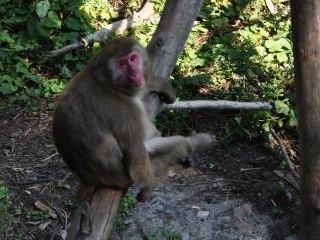
//> input picture images/baboon01.jpg, 320 x 240 px
$ ./finder   (built with g++ and OpenCV 4)
//> lines starting //> are read from the running program, lines starting //| are printed output that depends on the picture; after the words box and inside, x2 and y2 are one past the last pixel; in counts of white or black regions, pixels touching at a corner belong together
### Chapter04/colorhistogram.h
// [17 lines of licence text are left out]

#if !defined COLHISTOGRAM
#define COLHISTOGRAM

#include <opencv2\core\core.hpp>
#include <opencv2\imgproc\imgproc.hpp>

class ColorHistogram {

  private:

    int histSize[3];        // size of each dimension
	float hranges[2];       // range of values (same for the 3 dimensions)
    const float* ranges[3]; // array of ranges for each dimension
    int channels[3];        // channel to be considered

  public:

	ColorHistogram() {

		// Prepare default arguments for a color histogram
		// each dimension has equal size and range
		histSize[0]= histSize[1]= histSize[2]= 256;
		hranges[0]= 0.0;    // BRG range from 0 to 256
		hranges[1]= 256.0;
		ranges[0]= hranges; // in this class,
		ranges[1]= hranges; // all channels have the same range
		ranges[2]= hranges;
		channels[0]= 0;		// the three channels: B
		channels[1]= 1;     // G
		channels[2]= 2;     // R
	}

	// set histogram size for each dimension
	// [59 lines left out: functions setSize, getHistogram, getSparseHistogram, not called in this run]

	// Computes the 1D Hue histogram.
	// BGR source image is converted to HSV
	// Pixels with low saturation are ignored
	cv::Mat getHueHistogram(const cv::Mat &image,
                             int minSaturation=0) {

		cv::Mat hist;

		// Convert to HSV colour space
		cv::Mat hsv;
		cv::cvtColor(image, hsv, CV_BGR2HSV);

		// Mask to be used (or not)
		cv::Mat mask;
		// creating the mask if required
		if (minSaturation>0) {

			// Spliting the 3 channels into 3 images
			std::vector<cv::Mat> v;
			cv::split(hsv,v);

			// Mask out the low saturated pixels
			cv::threshold(v[1],mask,minSaturation,255,
                                 cv::THRESH_BINARY);
		}

		// Prepare arguments for a 1D hue histogram
		hranges[0]= 0.0;    // range is from 0 to 180
		hranges[1]= 180.0;
		channels[0]= 0;    // the hue channel

		// Compute histogram
		cv::calcHist(&hsv,
			1,			// histogram of 1 image only
			channels,	// the channel used
			mask,		// binary mask
			hist,		// the resulting histogram
			1,			// it is a 1D histogram
			histSize,	// number of bins
			ranges		// pixel value range
		);

		return hist;
	}

	// Computes the 2D ab histogram.
	// BGR source image is converted to Lab
	// [27 lines left out: function getabHistogram, not called in this run]
};


#endif

### Chapter04/contentFinder.h
// [17 lines of licence text are left out]

#if !defined OFINDER
#define OFINDER

#include <opencv2\core\core.hpp>
#include <opencv2\imgproc\imgproc.hpp>

class ContentFinder {

  private:

	// histogram parameters
	float hranges[2];
    const float* ranges[3];
    int channels[3];

	float threshold;           // decision threshold
	cv::Mat histogram;         // histogram can be sparse
	cv::SparseMat shistogram;  // or not
	bool isSparse;

  public:

	ContentFinder() : threshold(0.1f), isSparse(false) {

		// in this class,
		// all channels have the same range
		ranges[0]= hranges;
		ranges[1]= hranges;
		ranges[2]= hranges;
	}

	// Sets the threshold on histogram values [0,1]
	void setThreshold(float t) {

		threshold= t;
	}

	// Gets the threshold
	// [4 lines left out: function getThreshold, not called in this run]

	// Sets the reference histogram
	void setHistogram(const cv::Mat& h) {

		isSparse= false;
		cv::normalize(h,histogram,1.0);
	}

	// Sets the reference histogram
	// [20 lines left out: functions setHistogram, find, not called in this run]

	// Finds the pixels belonging to the histogram
	cv::Mat find(const cv::Mat& image, float minValue, float maxValue, int *channels) {

		cv::Mat result;

		hranges[0]= minValue;
		hranges[1]= maxValue;

		if (isSparse) { // call the right function based on histogram type

		   for (int i=0; i<shistogram.dims(); i++)
			  this->channels[i]= channels[i];

		   cv::calcBackProject(&image,
                      1,            // we only use one image at a time
                      channels,     // vector specifying what histogram dimensions belong to what image channels
                      shistogram,   // the histogram we are using
                      result,       // the resulting back projection image
                      ranges,       // the range of values, for each dimension
                      255.0         // the scaling factor is chosen such that a histogram value of 1 maps to 255
		   );

		} else {

		   for (int i=0; i<histogram.dims; i++)
			  this->channels[i]= channels[i];

		   cv::calcBackProject(&image,
                      1,            // we only use one image at a time
                      channels,     // vector specifying what histogram dimensions belong to what image channels
                      histogram,    // the histogram we are using
                      result,       // the resulting back projection image
                      ranges,       // the range of values, for each dimension
                      255.0         // the scaling factor is chosen such that a histogram value of 1 maps to 255
		   );
		}

        // Threshold back projection to obtain a binary image
		if (threshold>0.0)
			cv::threshold(result, result, 255.0*threshold, 255.0, cv::THRESH_BINARY);

		return result;
	}

};


#endif

### Chapter04/finder.cpp
// [17 lines of licence text are left out]

#include <iostream>
#include <vector>
using namespace std;

#include <opencv2/core/core.hpp>
#include <opencv2/highgui/highgui.hpp>
#include <opencv2/video/tracking.hpp>

#include "contentFinder.h"
#include "colorhistogram.h"

int main()
{
	// Read reference image
	cv::Mat image= cv::imread("baboon01.jpg");
//> image is the input picture: 240 rows x 320 cols, CV_8UC3; mean B, G, R 58.4, 69.5, 66.5
	if (!image.data)
		return 0;

	// initial window position
	cv::Rect rect(110, 45, 35, 45);
	cv::rectangle(image, rect, cv::Scalar(0, 0, 255));
//> image: 240 rows x 320 cols, CV_8UC3; 0.2% of pixels changed, all inside (x1, y1, x2, y2) = (110, 45, 145, 90)

	// Baboon's face ROI
	cv::Mat imageROI = image(rect);

	cv::namedWindow("Image 1");
	cv::imshow("Image 1",image);

	// Get the Hue histogram of the Baboon's face
	int minSat=65;
	ColorHistogram hc;
	cv::Mat colorhist= hc.getHueHistogram(imageROI,minSat);
//> in getHueHistogram, `cv::cvtColor(image, hsv, CV_BGR2HSV);`: hsv: 45 rows x 35 cols, CV_8UC3; mean H, S, V 100.2, 82.7, 93.7
//> in getHueHistogram, `cv::threshold(v[1],mask,minSaturation,255, cv::THRESH_BINARY);`:
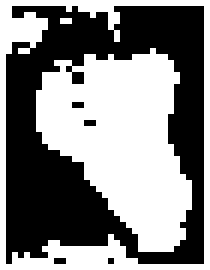
//> mask: 45 rows x 35 cols, CV_8UC1 (shown 6 times larger); 51.5% white; 5 black regions (4 under 20 px), largest, box (x1, y1, x2, y2) and area: (1, 1, 34, 44) 757
//> in getHueHistogram, `cv::calcHist(&hsv, 1, channels, mask, hist, 1, histSize, ranges );`: hist = 256 values, max 164 at index 0, min 0 at index 1, mean 3.17
//> colorhist has the same summary as hist in getHueHistogram

	ContentFinder finder;
	finder.setHistogram(colorhist);
//> in setHistogram, `cv::normalize(h,histogram,1.0);`: histogram = 256 values, max 0.683 at index 0, min 0 at index 1, mean 0.0132
	finder.setThreshold(0.2f);

	// Convert to HSV space (just for display)
	cv::Mat hsv;
	cv::cvtColor(image, hsv, CV_BGR2HSV);
//> hsv: 240 rows x 320 cols, CV_8UC3; mean H, S, V 62.3, 62.2, 73.3

	// Split the image
	vector<cv::Mat> v;
	cv::split(hsv,v);
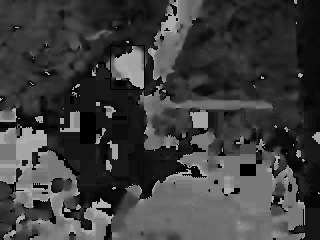
//> v[0]: 240 rows x 320 cols, CV_8UC1; min 0, max 179, mean 62.3
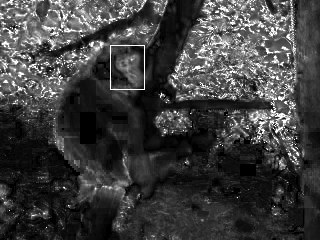
//> v[1]: 240 rows x 320 cols, CV_8UC1; min 0, max 255, mean 62.2
//> v[2]: 240 rows x 320 cols, CV_8UC1

	// Eliminate pixels with low saturation
	cv::threshold(v[1],v[1],minSat,255,cv::THRESH_BINARY);
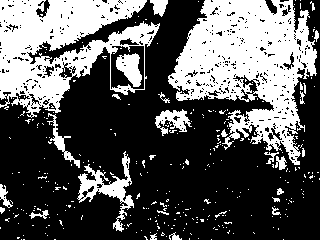
//> v[1]: 240 rows x 320 cols, CV_8UC1; 35.4% white; 320 white regions (293 under 20 px), largest, box (x1, y1, x2, y2) and area: (168, 0, 317, 165) 12892, (0, 0, 160, 118) 9840, (77, 151, 134, 232) 1240
	cv::namedWindow("Saturation mask");
	cv::imshow("Saturation mask",v[1]);

	//--------------
	// Second image
	image= cv::imread("baboon02.jpg");
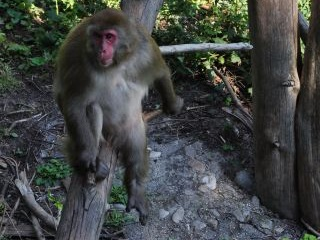
//> input picture images/baboon02.jpg, 320 x 240 px
//> image is the input picture: 240 rows x 320 cols, CV_8UC3; mean B, G, R 66.3, 67.5, 64.1

	cv::namedWindow("Image 2");
	cv::imshow("Image 2",image);

	// Convert to HSV space
	cv::cvtColor(image, hsv, CV_BGR2HSV);
//> hsv: 240 rows x 320 cols, CV_8UC3; mean H, S, V 82, 49.2, 72.7

	// Get back-projection of hue histogram
	int ch[1]={0};
	finder.setThreshold(-1.0f); // no thresholding
	cv::Mat result= finder.find(hsv,0.0f,180.0f,ch);
//> in find, `cv::calcBackProject(&image, 1, channels, histogram, result, ranges, 25..`:
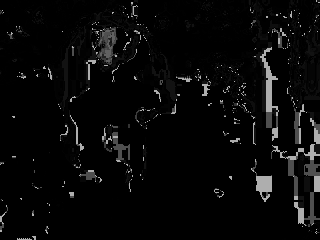
//> result: 240 rows x 320 cols, CV_8UC1; min 0, max 174, mean 8.9

	// Display back projection result
	cv::namedWindow("Backprojection on second image");
	cv::imshow("Backprojection on second image",result);

	// initial window position
	cv::rectangle(image, rect, cv::Scalar(0,0,255));

	// search objet with mean shift
	cv::TermCriteria criteria(cv::TermCriteria::MAX_ITER | cv::TermCriteria::EPS,
		10,     // iterate max 10 times
		1);     // or until the change in centroid position is less than 1px
	cout << "meanshift= " << cv::meanShift(result,rect,criteria) << endl;
//| meanshift= 6
//> rect = Rect(86, 24, 35, 45)

	// draw output window
	cv::rectangle(image, rect, cv::Scalar(0,255,0));
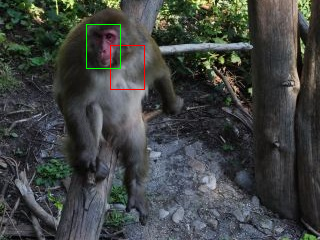
//> image: 240 rows x 320 cols, CV_8UC3; mean B, G, R 65.9, 67.7, 64.3

	// Display image
	cv::namedWindow("Image 2 result");
	cv::imshow("Image 2 result",image);

	cv::waitKey();
	return 0;
}
